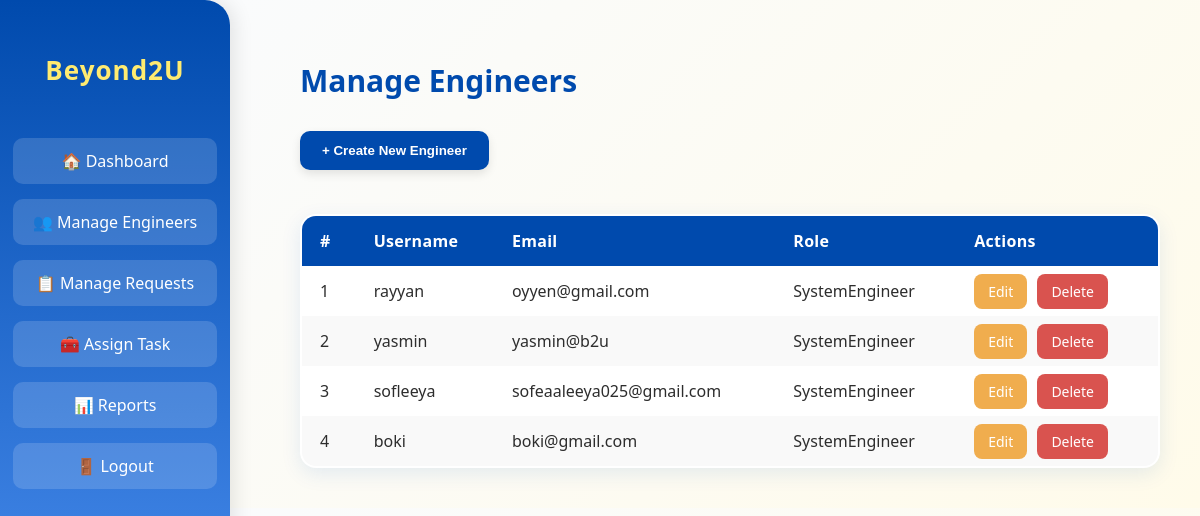
Page /beyond2u/dashboard/teamlead/manage-engineers/ (signed in) on the earlier database version.
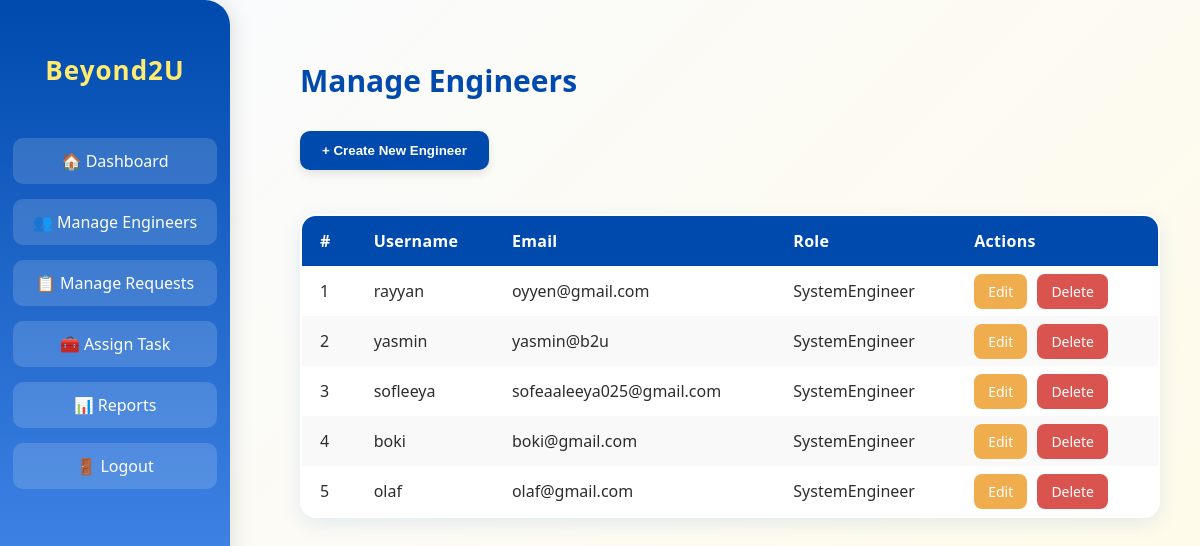
Same page on the later database version.
### inventorySystem/models.py (models this page shows, shortened)
class User(AbstractUser):
    ROLE_CHOICES = [
        ('TeamLead', 'Team Lead'),
        ('SystemEngineer', 'System Engineer'),
    ]
    role = models.CharField(max_length=20, choices=ROLE_CHOICES, default='SystemEngineer')

### inventorySystem/views.py (the view, shortened to what this page needs)
# urls.py: path('dashboard/teamlead/manage-engineers/', views.manage_engineers, name='manage_engineers'),
@require_role('TeamLead')
def manage_engineers(request):
    engineers = User.objects.filter(role='SystemEngineer')
    return render(request, "manage_engineers.html", {"engineers": engineers})

### inventorySystem/views.py (called while the page is built, shortened)
def require_role(role):
    def decorator(view_func):
        @wraps(view_func)
        @login_required(login_url='login')
        def _wrapped(request, *args, **kwargs):
            return view_func(request, *args, **kwargs)
        return _wrapped
    return decorator

### inventorySystem/templates/manage_engineers.html (shortened to what this page needs)
<!DOCTYPE html>
<html lang="en">
<head>
</head>
<body>
  <div class="sidebar">
    <h2>Beyond2U</h2>
    <a href="{% url 'teamlead_dashboard' %}">🏠 Dashboard</a>
    <a href="{% url 'manage_engineers' %}">👥 Manage Engineers</a>
    <a href="{% url 'manage_requests' %}">📋 Manage Requests</a>
    <a href="{% url 'assign_task' %}">🧰 Assign Task</a>
    <a href="{% url 'reports' %}">📊 Reports</a>
    <a href="{% url 'logout' %}">🚪 Logout</a>
  </div>
  <div class="content">
    <h1>Manage Engineers</h1>
    <div class="top-actions">
      <button onclick="toggleForm()">+ Create New Engineer</button>
    </div>
    <br>
   <br>
    <table>
      <thead>
        <tr>
          <th>#</th>
          <th>Username</th>
          <th>Email</th>
          <th>Role</th>
          <th>Actions</th>
        </tr>
      </thead>
      <tbody>
        {% for engineer in engineers %}
        <tr>
          <td>{{ forloop.counter }}</td>
          <td>{{ engineer.username }}</td>
          <td>{{ engineer.email }}</td>
          <td>{{ engineer.role }}</td>
          <td>
            <a href="{% url 'edit_engineer' engineer.id %}" class="action-btn edit-btn">Edit</a>
            <a href="{% url 'delete_engineer' engineer.id %}" class="action-btn delete-btn">Delete</a>
          </td>
        </tr>
        {% empty %}
        <tr>
          <td colspan="5" style="text-align:center;">No engineers found.</td>
        </tr>
        {% endfor %}
      </tbody>
    </table>
  </div>
</body>
</html>

Differences in the rows shown:
added User: username "olaf", email "olaf@gmail.com", role "SystemEngineer"
